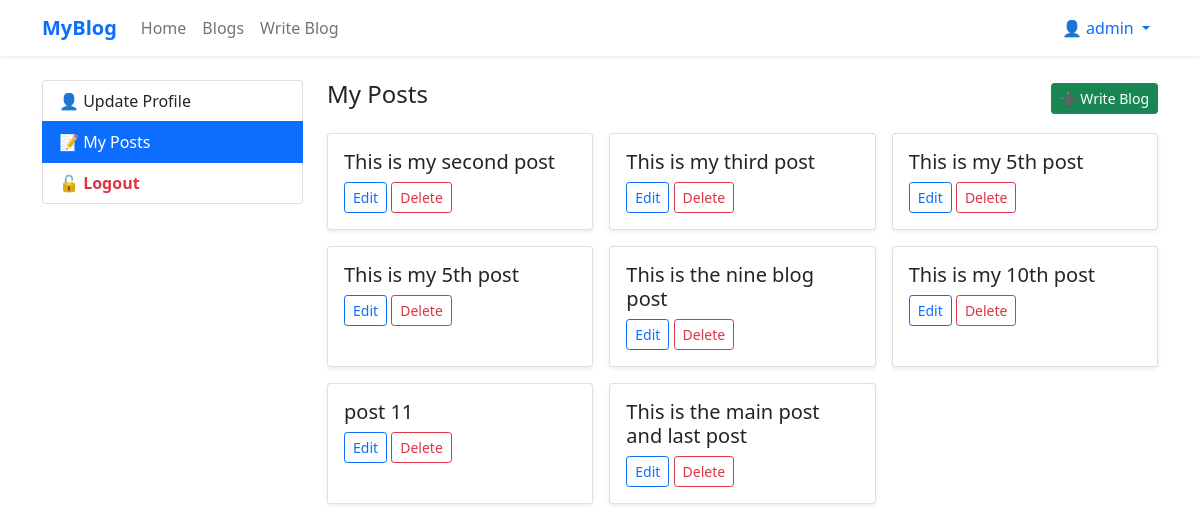
Page /accounts/profile/?section=posts (signed in) on the earlier database version.
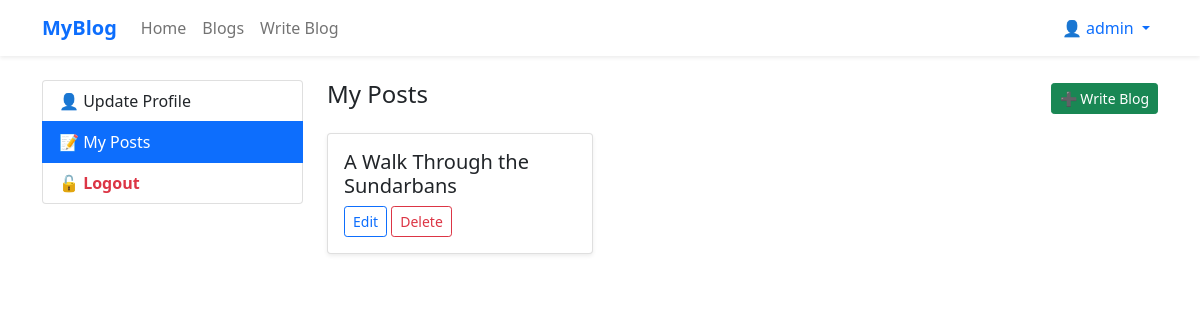
Same page on the later database version.
### blog/models.py (models this page shows, shortened)
class Post(models.Model):
    title = models.CharField(max_length=100)
    content = RichTextField()
    author = models.ForeignKey(User,on_delete=models.CASCADE)
    created_at = models.DateTimeField(auto_now_add=True)
    updated_at = models.DateTimeField(auto_now=True)
    category = models.ForeignKey(Category,on_delete=models.SET_NULL,null=True)
    tag = models.ManyToManyField(Tag)
    view_count = models.PositiveBigIntegerField(default = 0)
    liked_users = models.ManyToManyField(User,related_name = 'liked_posts')

### blog/views.py (the view, shortened to what this page needs)
# urls.py: path('accounts/profile/',views.profile_view,name='profile'),
@login_required
def profile_view(request):
    section = request.GET.get('section','profile')
    context = {'section':section}
    if section == 'posts':
        posts = Post.objects.filter(author=request.user)
        context['posts'] = posts
    return render(request,'user/profile.html',context)

### templates/user/profile.html (shortened to what this page needs)
{% extends "blog/base.html" %}
{% load crispy_forms_tags %}
{% block content %}
<div class="container mt-4">
    <div class="row">
        <div class="col-md-3 mb-3">
            <div class="list-group">
                <a href="{% url 'profile' %}?section=update"
                   class="list-group-item list-group-item-action {% if section == 'update' %}active{% endif %}">
                    👤 Update Profile
                </a>
                <a href="{% url 'profile' %}?section=posts"
                   class="list-group-item list-group-item-action {% if section == 'posts' %}active{% endif %}">
                    📝 My Posts
                </a>
                <a href="{% url 'logout' %}"
                   class="list-group-item list-group-item-action text-danger fw-bold">
                    🔓 Logout
                </a>
            </div>
        </div>
        <div class="col-md-9">
            {% if section == 'profile' %}
                <h3 class="mb-3">Welcome, {{ request.user.get_full_name|default:request.user.username }}! 👋</h3>
                <p><strong>Email:</strong> {{ request.user.email }}</p>
            {% elif section == 'posts' %}
                <div class="d-flex justify-content-between align-items-center mb-3">
                    <h4>My Posts</h4>
                    <a href="{% url 'post_create' %}" class="btn btn-success btn-sm">➕ Write Blog</a>
                </div>
                <div class="row g-3">
                    {% for post in posts %}
                        <div class="col-md-4">
                            <div class="card shadow-sm h-100">
                                <div class="card-body">
                                    <h5 class="card-title">{{post.title}}</h5>
                                    <a href="{% url 'post_update' post.id %}" class="btn btn-outline-primary btn-sm">Edit</a>
                                    <a href="{% url 'post_delete' post.id %}" class="btn btn-outline-danger btn-sm">Delete</a>
                                </div>
                            </div>
                        </div>
                    {% empty %}
                        <p class="text-muted">No posts created yet.</p>
                    {% endfor %}
                </div>
            {% endif %}
        </div>
    </div>
</div>
{% endblock %}

### templates/blog/base.html (shortened to what this page needs)
<!doctype html>
<html lang="en">
  <head>
    <link rel="stylesheet" href="https://cdn.jsdelivr.net/npm/bootstrap-icons@1.13.1/font/bootstrap-icons.min.css">
    <link href="https://cdn.jsdelivr.net/npm/bootstrap@5.0.2/dist/css/bootstrap.min.css" rel="stylesheet">
  </head>
  <body>
    {% include "blog/navbar.html" %}
{% block content %}{% endblock content %}
  </body>
</html>

### templates/blog/navbar.html (shortened to what this page needs)
<nav class="navbar navbar-expand-lg navbar-light bg-white shadow-sm">
    <div class="container">
        <a class="navbar-brand fw-bold text-primary" href="{% url 'post_list' %}">MyBlog</a>
        <div class="collapse navbar-collapse" id="navbarSupportedContent">
            <ul class="navbar-nav me-auto mb-2 mb-lg-0">
                <li class="nav-item">
                    <a class="nav-link {% if request.path == '/' %}active fw-bold{% endif %}" href="{% url 'post_list' %}">Home</a>
                </li>
                <li class="nav-item">
                    <a class="nav-link {% if request.path == '/blogs/' %}active fw-bold{% endif %}" href="{% url 'post_list' %}">Blogs</a>
                </li>
                {% if user.is_authenticated %}
                <li class="nav-item">
                    <a class="nav-link" href="{% url 'post_create' %}">Write Blog </a>
                </li>
                {% endif %}
            </ul>
            <ul class="navbar-nav ms-auto">
                {% if user.is_authenticated %}
                <li class="nav-item dropdown">
                    <a class="nav-link dropdown-toggle text-primary fw-semibold" href="#" id="navbarDropdown" role="button"
                       data-bs-toggle="dropdown" aria-expanded="false">
                        👤 {{ user.username }}
                    </a>
                </li>
                {% endif %}
            </ul>
        </div>
    </div>
</nav>

Differences in the rows shown:
removed Post: title "This is my second post"
removed Post: title "This is my third post"
removed Post: title "This is my 5th post"
removed Post: title "This is my 5th post"
removed Post: title "This is the nine blog post"
removed Post: title "This is my 10th post"
removed Post: title "post 11"
removed Post: title "This is the main post and last post"
added Post: title "A Walk Through the Sundarbans"
